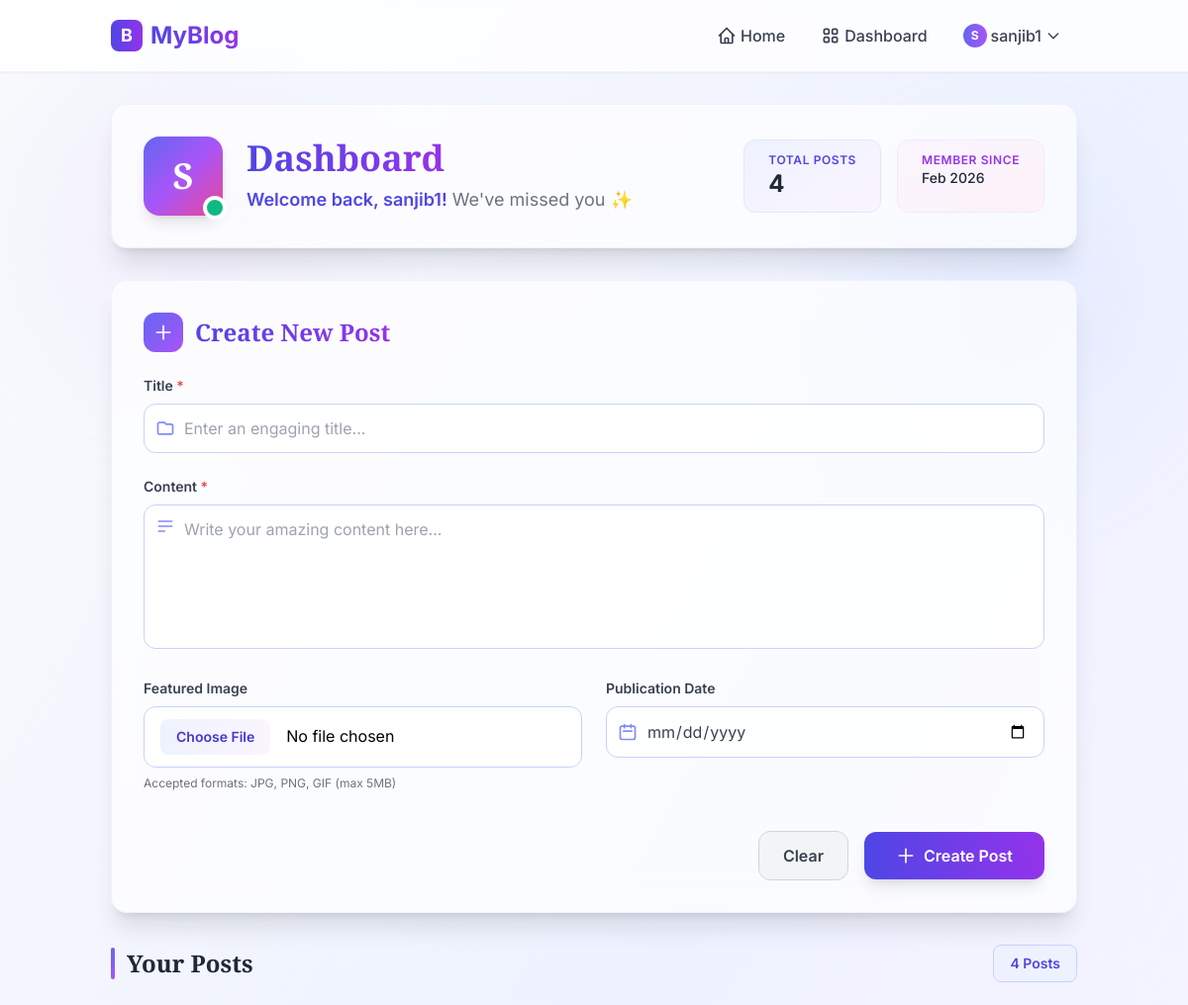
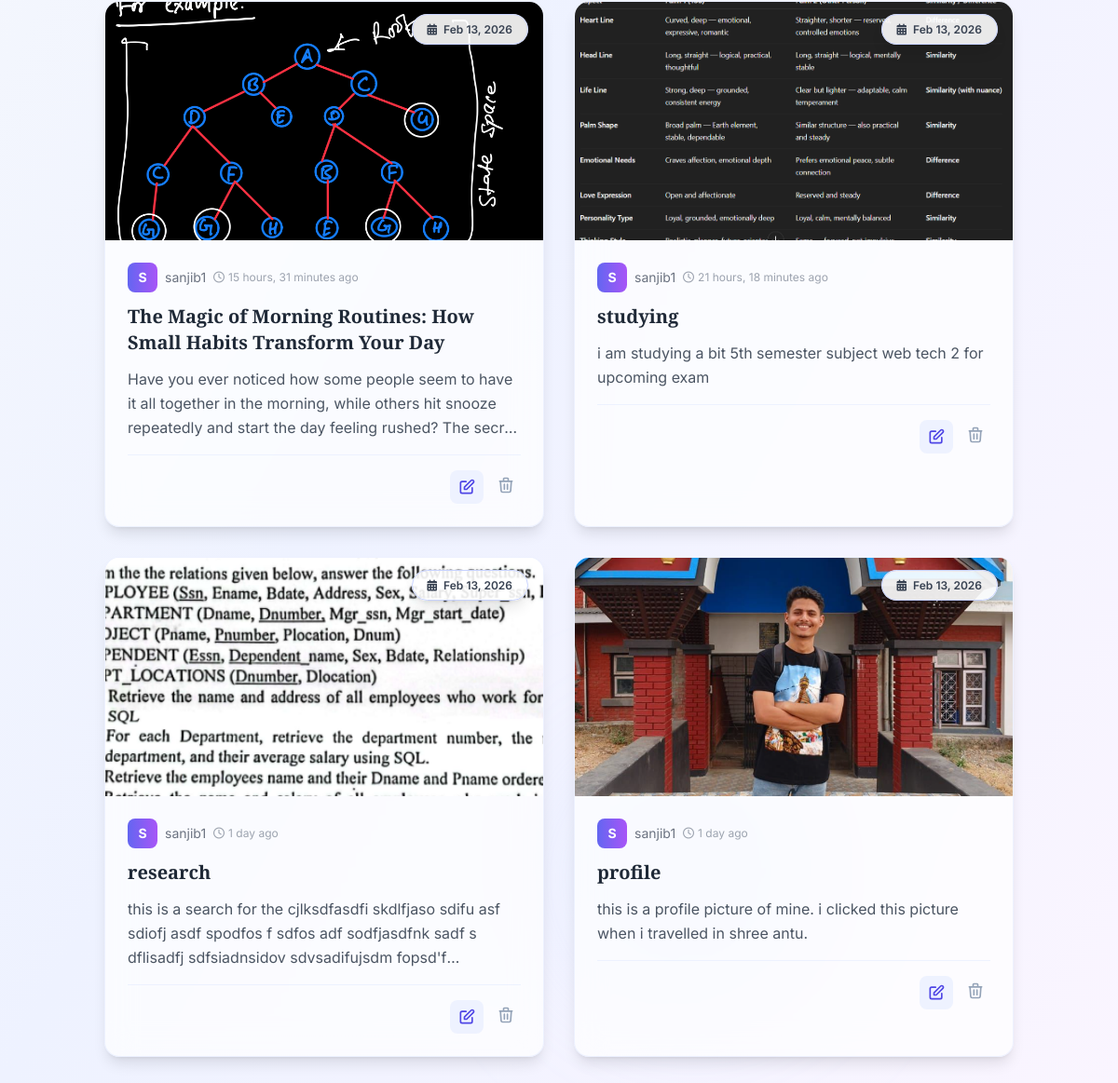
The app's page /dashboard/ (signed in), older data (2 pictures, top to bottom).
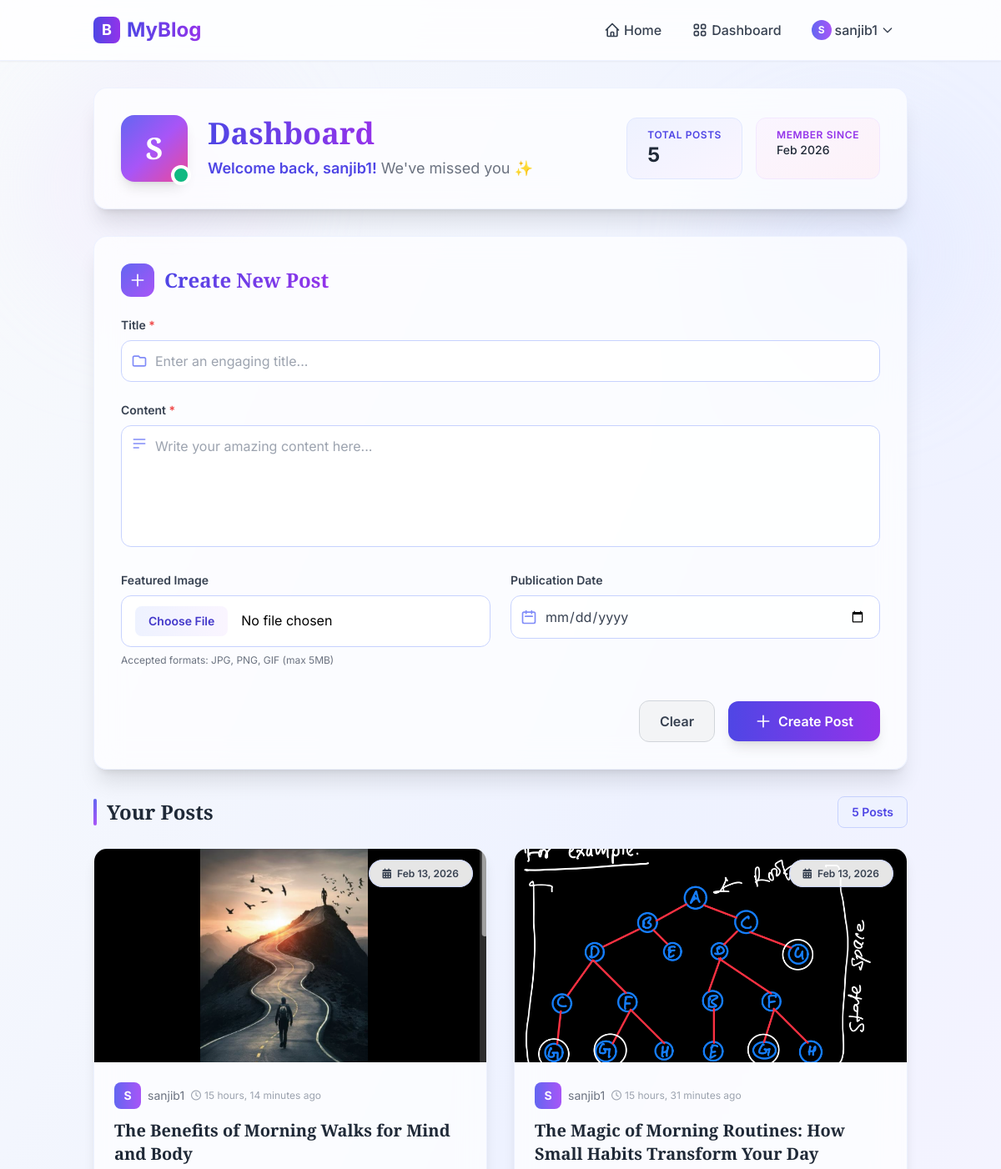
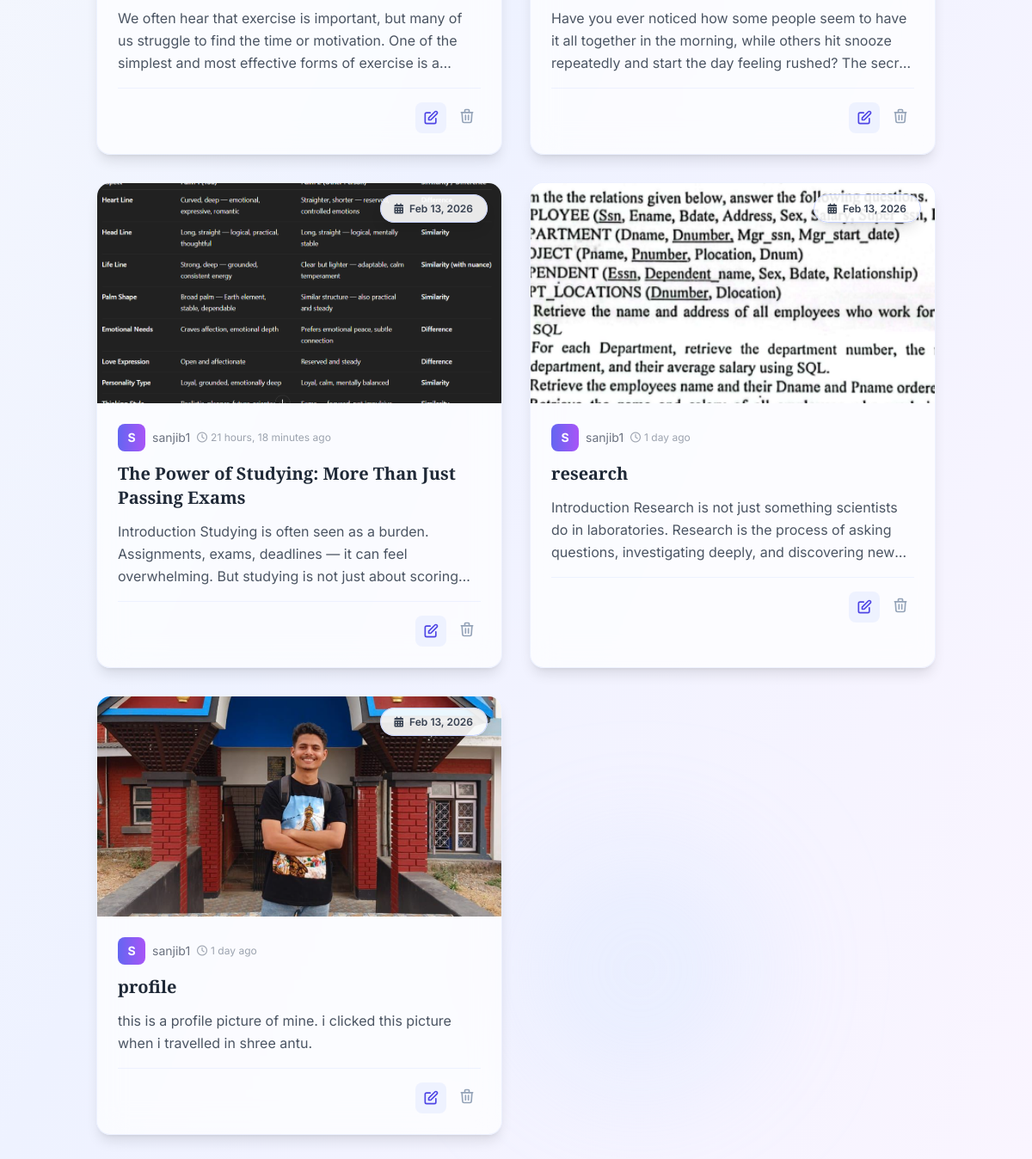
The same page, newer data (2 pictures, top to bottom).
### posts/models.py (models this page shows, shortened)
class Post(models.Model):
    author=models.ForeignKey(User,on_delete=models.CASCADE,null=True,blank=True)
    title=models.CharField(max_length=200)
    content=models.TextField()
    image=models.ImageField(upload_to='post_images/',null=True,blank=True)
    is_deleted=models.BooleanField(default=False)
    created_at=models.DateTimeField(auto_now_add=True)

### posts/views.py (the view, shortened to what this page needs)
# urls.py: path('dashboard/',views.dashboard,name='dashboard'),
@login_required
def dashboard(request):
    posts=Post.objects.filter(author=request.user,is_deleted=False).order_by('-created_at')
    context={
        'posts':posts
    }
    return render(request,'posts/dashboard.html',context=context)

### templates/posts/dashboard.html (shortened to what the changed rows need)
{% extends "posts/base.html" %}
{% load static %}
{% block child_block %}
<div class="space-y-8">
    <div class="bg-white/70 backdrop-blur-lg rounded-2xl shadow-xl p-8 border border-indigo-100/50">
        <div class="flex items-center justify-between flex-wrap gap-6">
            <div class="flex items-center space-x-6">
                <div class="relative">
                    <div class="w-20 h-20 bg-gradient-to-br from-indigo-500 via-purple-500 to-pink-500 rounded-2xl shadow-lg flex items-center justify-center transform hover:scale-105 transition-all duration-500">
                        <span class="text-white text-4xl font-bold font-playfair">{{ user.username|first|upper }}</span>
                    </div>
                </div>
                <div>
                    <h1 class="text-3xl md:text-4xl font-bold font-playfair bg-gradient-to-r from-indigo-600 via-purple-600 to-pink-600 bg-clip-text text-transparent">
                    </h1>
                    <p class="text-gray-600 mt-2 text-lg">
                        <span class="font-semibold text-indigo-600">Welcome back, {{ user.username }}!</span>
                        <span class="text-gray-500">We've missed you ✨</span>
                    </p>
                </div>
            </div>
            <div class="flex space-x-4">
                <div class="bg-gradient-to-br from-indigo-50 to-purple-50 rounded-xl px-6 py-3 border border-indigo-100">
                    <p class="text-xs text-indigo-600 font-semibold uppercase tracking-wider">Total Posts</p>
                    <p class="text-2xl font-bold text-gray-800">{{ posts|length }}</p>
                </div>
                <div class="bg-gradient-to-br from-purple-50 to-pink-50 rounded-xl px-6 py-3 border border-purple-100">
                    <p class="text-xs text-purple-600 font-semibold uppercase tracking-wider">Member Since</p>
                    <p class="text-sm font-medium text-gray-800">{{ user.date_joined|date:"M Y" }}</p>
                </div>
            </div>
        </div>
    </div>
    <div class="bg-white/70 backdrop-blur-lg rounded-2xl shadow-xl p-8 border border-indigo-100/50">
        <div class="flex items-center space-x-3 mb-6">
            <h2 class="text-2xl font-bold font-playfair bg-gradient-to-r from-indigo-600 to-purple-600 bg-clip-text text-transparent">
            </h2>
        </div>
    </div>
    <div class="space-y-6">
        <div class="flex items-center justify-between">
            <h2 class="text-2xl font-bold font-playfair text-gray-800 flex items-center space-x-3">
                <span class="w-1 h-8 bg-gradient-to-b from-indigo-500 to-purple-500 rounded-full"></span>
                <span>Your Posts</span>
            </h2>
            <span class="px-4 py-2 bg-indigo-50 text-indigo-600 rounded-lg text-sm font-semibold border border-indigo-200">
                {{ posts|length }} {% if posts|length == 1 %}Post{% else %}Posts{% endif %}
            </span>
        </div>
        {% if posts %}
            <div class="grid grid-cols-1 lg:grid-cols-2 gap-8">
                {% for post in posts %}
                    <article class="group bg-white/70 backdrop-blur-lg rounded-2xl shadow-lg hover:shadow-2xl transition-all duration-500 border border-indigo-100/50 overflow-hidden transform hover:-translate-y-2">
                        {% if post.image %}
                            <div class="relative h-64 overflow-hidden">
                                <img src="{{ post.image.url }}"
                                     alt="{{ post.title }}"
                                     class="w-full h-full object-cover transform group-hover:scale-110 transition-transform duration-700">
                                <div class="absolute top-4 right-4">
                                    <span class="px-4 py-2 bg-white/90 backdrop-blur rounded-full text-xs font-semibold text-gray-700 border border-indigo-200 shadow-lg">
                                        <i class="fas fa-calendar-alt mr-1"></i> {{ post.created_at|date:"M d, Y" }}
                                    </span>
                                </div>
                            </div>
                        {% endif %}
                        <div class="p-6">
                            <div class="flex items-center space-x-2 mb-3">
                                <div class="w-8 h-8 bg-gradient-to-r from-indigo-500 to-purple-500 rounded-lg flex items-center justify-center">
                                    <span class="text-white text-sm font-bold">{{ user.username|first|upper }}</span>
                                </div>
                                <span class="text-sm text-gray-500">{{ user.username }}</span>
                                <span class="text-xs text-gray-400 ml-auto">
                                    <i class="far fa-clock mr-1"></i>{{ post.created_at|timesince }} ago
                                </span>
                            </div>
                            <h3 class="text-xl font-bold font-playfair text-gray-800 mb-3 group-hover:text-indigo-600 transition-colors duration-300 line-clamp-2">
                                {{ post.title }}
                            </h3>
                            <p class="text-gray-600 mb-4 line-clamp-3 leading-relaxed">
                                {{ post.content }}
                            </p>
                            <div class="flex items-center justify-end pt-4 border-t border-indigo-100/50">
                                <div class="flex space-x-2">
                                    <form action="{%url 'post_edit' post.id%}" method="post" class="inline-block">
                                        <button type="submit"  class="p-2 text-indigo-600 hover:text-white bg-indigo-50 hover:bg-gradient-to-r hover:from-indigo-600 hover:to-purple-600 rounded-lg transition-all duration-300">
                                            <svg xmlns="http://www.w3.org/2000/svg" class="h-5 w-5" fill="none" viewBox="0 0 24 24" stroke="currentColor">
                                                <path stroke-linecap="round" stroke-linejoin="round" stroke-width="2" d="M11 5H6a2 2 0 00-2 2v11a2 2 0 002 2h11a2 2 0 002-2v-5m-1.414-9.414a2 2 0 112.828 2.828L11.828 15H9v-2.828l8.586-8.586z" />
                                            </svg>
                                        </button>
                                    </form>
                                    <form method="POST" action="{% url 'post_delete' post.id %}" class="inline-block">
                                                <button type="submit" onclick="return confirm('Are you sure you want to delete this post?')"
                                                        class="text-slate-400 hover:text-red-500 transition-colors p-1.5">
                                                    <svg class="w-5 h-5" fill="none" stroke="currentColor" viewBox="0 0 24 24">
                                                        <path stroke-linecap="round" stroke-linejoin="round" stroke-width="2" d="M19 7l-.867 12.142A2 2 0 0116.138 21H7.862a2 2 0 01-1.995-1.858L5 7m5 4v6m4-6v6m1-10V4a1 1 0 00-1-1h-4a1 1 0 00-1 1v3M4 7h16" />
                                                    </svg>
                                                </button>
                                            </form>
                                </div>
                            </div>
                        </div>
                    </article>
                {% endfor %}
            </div>
        {% endif %}
    </div>
</div>
<link rel="stylesheet" href="https://cdnjs.cloudflare.com/ajax/libs/font-awesome/6.0.0/css/all.min.css">
{% endblock %}

### templates/posts/base.html (shortened to what this page needs)
<!DOCTYPE html>
<html lang="en">
<head>
    <script src="https://cdn.tailwindcss.com"></script>
</head>
<body class="bg-gradient-to-br from-slate-50 via-indigo-50 to-purple-50 min-h-screen">
    <header class="bg-white/80 backdrop-blur-lg shadow-sm sticky top-0 z-50 border-b border-indigo-100/50">
        <nav class="container mx-auto px-6 py-4">
            <div class="flex items-center justify-between">
                <div class="flex items-center space-x-2">
                    <div class="w-8 h-8 bg-gradient-to-r from-indigo-600 to-purple-600 rounded-lg flex items-center justify-center">
                        <span class="text-white font-bold text-lg">B</span>
                    </div>
                    <a href="{% url 'home' %}" class="text-2xl font-bold bg-gradient-to-r from-indigo-600 to-purple-600 bg-clip-text text-transparent hover:from-indigo-500 hover:to-purple-500 transition-all duration-300">
                    </a>
                </div>
                <ul class="flex items-center space-x-1">
                    <li>
                        <a href="{% url 'home' %}" class="px-4 py-2 text-gray-700 hover:text-indigo-600 font-medium rounded-lg hover:bg-indigo-50/80 transition-all duration-300 flex items-center space-x-1">
                            <span>Home</span>
                        </a>
                    </li>
                    <li>
                        <a href="{% url 'dashboard' %}" class="px-4 py-2 text-gray-700 hover:text-purple-600 font-medium rounded-lg hover:bg-purple-50/80 transition-all duration-300 flex items-center space-x-1">
                            <span>Dashboard</span>
                        </a>
                    </li>
                    {% if user.is_authenticated %}
                        <li class="relative group">
                            <button class="px-4 py-2 text-gray-700 hover:text-indigo-600 font-medium rounded-lg hover:bg-indigo-50/80 transition-all duration-300 flex items-center space-x-1">
                                <div class="w-6 h-6 bg-gradient-to-r from-indigo-500 to-purple-500 rounded-full flex items-center justify-center">
                                    <span class="text-white text-xs font-bold">{{ user.username|first|upper }}</span>
                                </div>
                                <span>{{ user.username }}</span>
                                <svg xmlns="http://www.w3.org/2000/svg" class="h-4 w-4" fill="none" viewBox="0 0 24 24" stroke="currentColor">
                                    <path stroke-linecap="round" stroke-linejoin="round" stroke-width="2" d="M19 9l-7 7-7-7" />
                                </svg>
                            </button>
                        </li>
                    {% endif %}
                </ul>
            </div>
        </nav>
    </header>
    <main class="container mx-auto px-6 py-8">
        <div class="fixed inset-0 pointer-events-none">
            <div class="absolute top-20 left-10 w-72 h-72 bg-purple-200 rounded-full mix-blend-multiply filter blur-3xl opacity-20 animate-blob"></div>
            <div class="absolute top-40 right-10 w-72 h-72 bg-indigo-200 rounded-full mix-blend-multiply filter blur-3xl opacity-20 animate-blob animation-delay-2000"></div>
            <div class="absolute bottom-20 left-1/2 w-72 h-72 bg-blue-200 rounded-full mix-blend-multiply filter blur-3xl opacity-20 animate-blob animation-delay-4000"></div>
        </div>
        <div class="relative">
            {% block child_block %}{% endblock %}
        </div>
    </main>
</body>
</html>

Row changes from the older to the newer data that the page shows:
added Post: image (picture), created_at "Feb 13, 2026", {{ user.username|first|upper }} "S", {{ user.username }} "sanjib1", created_at "15 hours, 14 minutes", title "The Benefits of Morning Walks for Mind and Body", content "We often hear that exercise is important, but many of us struggle to find the time or motivation. One of the simplest and most effective forms of exercise is…"
changed Post: title "studying" → "The Power of Studying: More Than Just Passing Exams"; content "i am studying a bit 5th semester subject web tech 2 for upcoming exam" → "Introduction Studying is often seen as a burden. Assignments, exams, deadlines — it can feel overwhelming. But studying is not just about…"
changed Post "research": content "this is a search for the cjlksdfasdfi skdlfjaso sdifu asf sdiofj asdf spodfos f sdfos adf sodfjasdfnk sadf s dflisadfj sdfsiadnsidov sdvsadifujsdm…" → "Introduction Research is not just something scientists do in laboratories. Research is the process of asking questions, investigating deeply, and discovering…"
Text that changed along with them:
{{ posts|length }}: "4" → "5"
